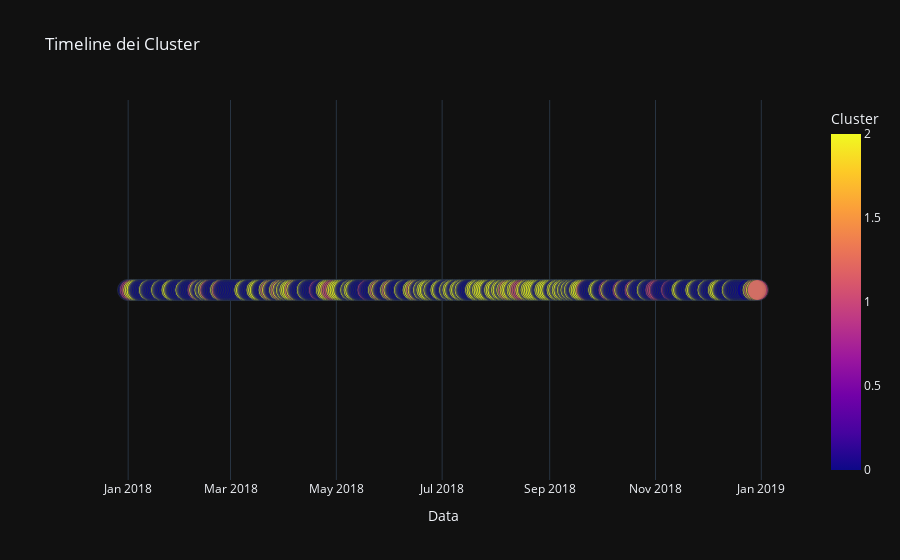

The notebook cell this image was saved under:
### Markdown cell above
#### Visualizzazione Timeline per analizzare i cluster ottenuti

### Code cell
df = pd.read_csv(clusters_csv)

df['date'] = pd.to_datetime(df['date'])
df['size'] = 8  
df['y_pos'] = 0 

fig = px.scatter(df, 
                 x='date', 
                 y='y_pos',  
                 color='cluster',  
                 size='size', 
                 size_max=15, 
                 title="Timeline dei Cluster",
                 labels={'cluster': 'Cluster', 'date': 'Data'},
                 template="plotly_dark", 
                 hover_data={'y_pos': False, 'size': False})  

fig.update_yaxes(visible=False)

fig.update_layout(
    yaxis=dict(
        scaleanchor="x", 
        fixedrange=True
    )
)
fig.show()
fig.write_html(timeline_html)

### Figure 1 — Plotly figure (JSON) as saved in the notebook; plotly's stock layout.template omitted (floating-point values rounded to 4 significant figures; data arrays with more than 128 entries replaced by an {"elided": "..."} marker saying what was removed)
{"data": [{"customdata": {"elided": "363x1 int values"}, "hovertemplate": "Data=%{x}<br>Cluster=%{marker.color}<extra></extra>", "legendgroup": "", "marker": {"color": {"elided": "363 int values"}, "coloraxis": "coloraxis", "size": {"elided": "363 int values"}, "sizemode": "area", "sizeref": 0.03556, "symbol": "circle"}, "mode": "markers", "name": "", "orientation": "v", "showlegend": false, "type": "scatter", "x": {"elided": "363 str values"}, "xaxis": "x", "y": {"elided": "363 int values"}, "yaxis": "y"}], "layout": {"coloraxis": {"colorbar": {"title": {"text": "Cluster"}}, "colorscale": [[0, "#0d0887"], [0.1111, "#46039f"], [0.2222, "#7201a8"], [0.3333, "#9c179e"], [0.4444, "#bd3786"], [0.5556, "#d8576b"], [0.6667, "#ed7953"], [0.7778, "#fb9f3a"], [0.8889, "#fdca26"], [1, "#f0f921"]]}, "legend": {"itemsizing": "constant", "tracegroupgap": 0}, "title": {"text": "Timeline dei Cluster"}, "xaxis": {"anchor": "y", "domain": [0, 1], "title": {"text": "Data"}}, "yaxis": {"anchor": "x", "domain": [0, 1], "fixedrange": true, "scaleanchor": "x", "title": {"text": "y_pos"}, "visible": false}}}
